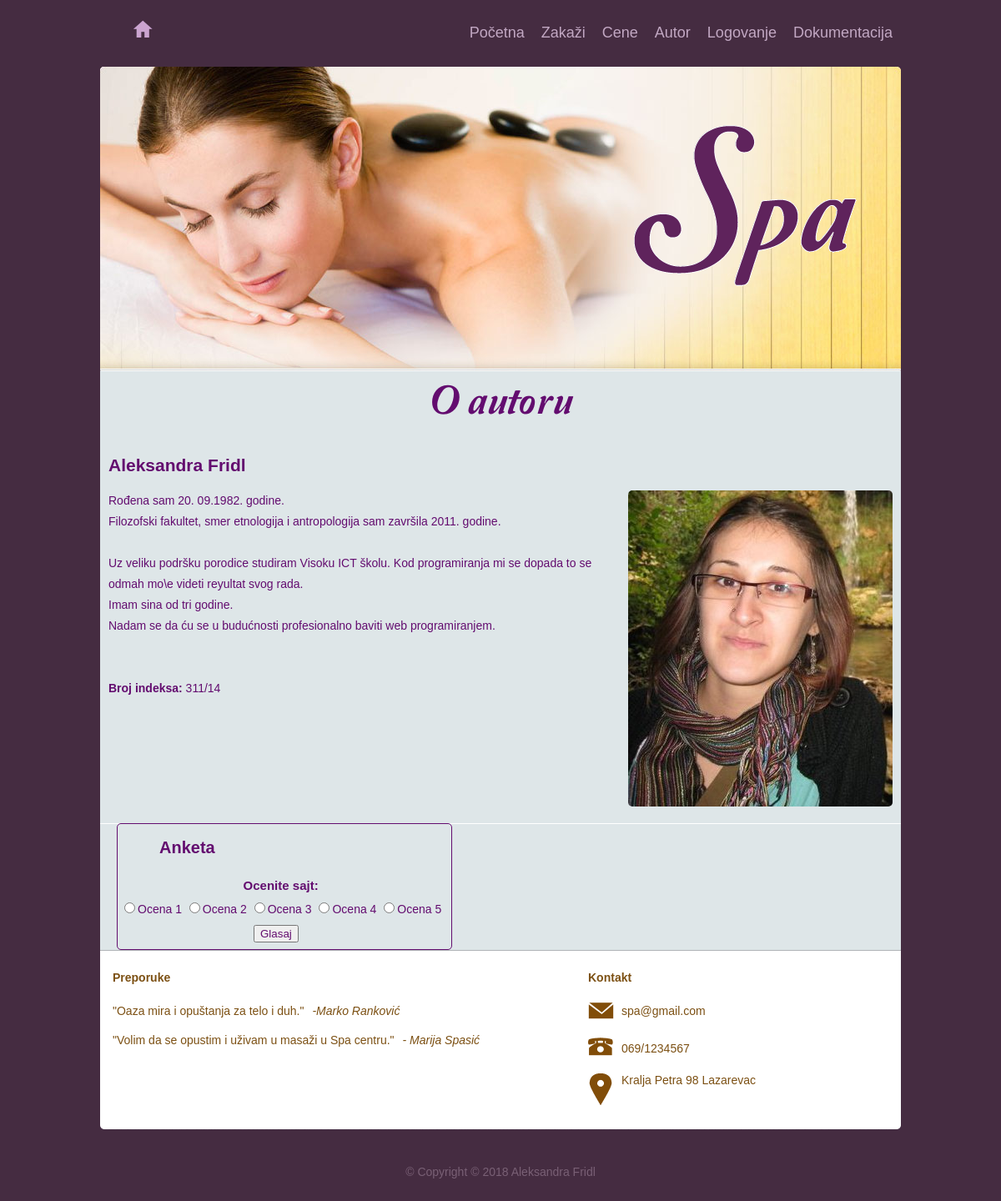
Page /index.php?page=autor on the committed database.
### tables this page shows
CREATE TABLE `meni` (
  `id_meni` int(50) NOT NULL,
  `naziv_meni` varchar(255) NOT NULL,
  `korisnik_meni` int(50) NOT NULL,
  `admin_meni` int(50) NOT NULL,
  `posetioc_meni` int(50) NOT NULL,
  `link` varchar(255) NOT NULL
);

CREATE TABLE `autor` (
  `id_podaci` int(50) NOT NULL,
  `imePrezime` varchar(150) NOT NULL,
  `tekst` text NOT NULL,
  `br_indeks` varchar(15) NOT NULL,
  `slika_putanja` varchar(255) NOT NULL
);

CREATE TABLE `pitanja` (
  `id_pitanja` int(50) NOT NULL,
  `naziv_pitanja` varchar(150) NOT NULL,
  `aktivno_pitanje` int(50) NOT NULL
);

CREATE TABLE `odgovori` (
  `id_odgovor` int(50) NOT NULL,
  `ime_odgovor` varchar(150) NOT NULL,
  `glas_odgovor` int(50) NOT NULL,
  `pitanja_id` int(50) NOT NULL
);

### views/autor.php (the view, shortened to what this page needs)
<div id="body"> <a id="logo" href="index.html"><img src="images/logo.gif" width="272" height="201" alt="spa" title="spa"></a>
	<div class="content">
		<h3>O autoru</h3>
		<?php
			$upit = "SELECT * FROM autor";
			$izvrsenje = $konekcija->prepare($upit);
			$izvrsenje->execute();
			$rezultat1 = $izvrsenje->fetch();
		?>
		<h2 class="naslov">Aleksandra Fridl</h2>
		<ul>
			<li>
				<img src="<?= $rezultat1->slika_putanja?>" width="317" height="379" alt="<?= $rezultat1->imePrezime ?>"></a>
				<?=$rezultat1->tekst?></br></br>
				<b>Broj indeksa: </b><?= $rezultat1->br_indeks?>
			</li>
		</ul>
		<div id="anketa">
			<div class="levo">
				<h2 class="naslov">Anketa</h2>
					<table class="anketa">
						<tr>
							<?php
								$upit = "SELECT naziv_pitanja FROM pitanja WHERE aktivno_pitanje = 1";
								$rezultat2 = $konekcija->query($upit)->fetch();
							?>
							<th><?= $rezultat2->naziv_pitanja ?></th>
						</tr>
						<?php
							$upit = "SELECT p.*, o.id_odgovor, o.ime_odgovor, o.pitanja_id FROM pitanja p INNER JOIN odgovori o ON p.id_pitanja = o.pitanja_id WHERE p.aktivno_pitanje = 1";
							$rezultat3 = $konekcija->query($upit)->fetchAll();
							?>
							<tr>
							<td>
							<?php
							foreach($rezultat3 as $rez):
						?>
								<input type="radio" name="rbAnketa" value="<?= $rez->id_odgovor ?>"/><?= $rez->ime_odgovor?>
						<?php
							endforeach;
						?>
						</td>
						</tr>
						<tr>
							<td>
								<input type="button" name="btnGlasaj" id="btnGlasaj" value="Glasaj"/>
							</td>
						</tr>
					</table>
			</div>
			<div class="desno">
			</div>
		</div>
	</div>
</div>

### views/nav.php (shortened to what this page needs)
<body>
    <div id="page">
        <div id="header">
            <ul class="section">
                <li><a class="home" href="index.php?page=spaIndex">&nbsp;</a></li>
            </ul>
            <ul class="navigation">
                <?php
                if (!isset($_SESSION['korisnik'])):
                    $upit = "SELECT * FROM meni WHERE posetioc_meni=1";
                    $upit = $konekcija->query($upit);
                    $rezultat = $upit->fetchAll();
                    foreach ($rezultat as $rez):
                        if ($rez->link == "cene"):
                            ?>
                            <li><a href="index.php?page=<?= $rez->link ?>&id=1"><?= $rez->naziv_meni ?></a></li>
                            <?php
                        else:
                            ?>
                            <li><a href="index.php?page=<?= $rez->link ?>"><?= $rez->naziv_meni ?></a></li>
                        <?php
                        endif;
                    endforeach;
                    ?>
                    <li><a href="index.php?page=logovanje">Logovanje</a></li>
                    <li><a href="doc/DokumentacijaSpa.pdf">Dokumentacija</a></li>
                <?php endif; ?>
            </ul>
        </div>

### css/style.css (style rules this page uses)
body { margin:0; padding:0; font-family: Arial, Verdana, Helvetica, sans-serif; font-size: 14px; line-height: 25px; background-color:#452c41; }
#page { width:960px; margin:0 auto; color: #c2a8c3; }
#page #header { height:80px; width:960px; overflow:hidden; }
#page #header ul.section { height:0 auto; overflow:hidden; list-style-type:none; width:100px; }
#page #header ul.section li { float:left; }
#page #header ul.section li a { text-decoration:none; margin:10px 5px 0 0; }
#page #header ul.section li a.home { background: url("../images/icon.gif"); background-position: 0 -278px; width: 23px; height: 21px; display:block; width:30px; height:21px; }
#page #header ul.navigation { overflow:hidden; height:0 auto; float:right; list-style-type:none; margin-top:-60px; }
#page #header ul.navigation li { float:left; padding:0 10px; height:80px; line-height:80px; }
#page #header ul.navigation li a { text-decoration:none; color:#c2a8c3; font-size:18px; }
#page #body { background: url("../images/bg-page.jpg"); background-position: center top; background-repeat:no-repeat; background-color:#dee6e8; width:960px; padding-top:140px; overflow:hidden; }
#page #body a#logo { position:relative; top:-75px; left:635px; text-decoration:none; }
#page #body a#logo img { border:0; }
#page #body .content { background: url("../images/bg-content-top.jpg"); background-repeat:no-repeat; background-position:-top center; background-color:#dee6e8; color:#630C6f; padding: 20px 10px 0px 10px; width: 940px; border-style: solid; border-bottom: thin solid #FFFFFF; border-width: thin 0 1px; border-top:none; }
#page #body .content h3 { width:940px; height:79px; margin:0 auto; line-height:70px; text-align:center; font-family:Arial; font-size:50px; color:#630c6f; font-family: 'Conv_Amperzand'; font-weight:normal; }
#page #body .content ul { list-style-type:none; overflow:hidden; width:940px; margin:0; padding:0; }
#page #body .content ul li { clear:none; overflow:hidden; margin:0 0 20px 0; padding:0; }
#page #body .content ul li img { float:right; margin-left:10px; border:0; border-radius:5px; }
#page #body .content .naslov { color:#630C6F; }
#page #body .content .levo .naslov { color: #630C6F; font-size: 20px; text-decoration: none; }
#page #body .levo { width:350px; height:130px; float:left; }
#page #body .content #anketa .levo { border:1px solid #630C6F; border-radius:5px; width:400px; height:150px; margin-left:10px; float:left; }
#page #body .content #anketa .desno { width:400px; height:150px; margin-right:10px; float:right; }
#page #body .content #anketa .levo .naslov { color:#630C6F; padding-left:50px; }
#page #body .content #anketa .levo .anketa tbody tr th { color:#630C6F; font-size:15px; }
#page #body .content #anketa .levo .anketa tbody tr td { color:#630C6F; }
#page #body .content #anketa .levo .anketa tbody tr td #btnGlasaj { margin-left:160px; color:#630C6F; }
#page #body .content table tr td { color: #630C6F; }

### rows in the picture
meni: naziv_meni "Početna"
meni: naziv_meni "Zakaži"
meni: naziv_meni "Cene"
meni: naziv_meni "Autor"
autor: slika_putanja (picture), tekst "Rođena sam 20. 09.1982. godine. Filozofski fakultet, smer etnologija i antropologija sam završila 2011. godine. Uz veliku podršku porodice studiram Visoku ICT školu. Kod programiranja mi se dopada to se odmah mo\\e videti reyultat svog rada. Imam sina od tri godine. Nadam se da ću se u budućnosti profesionalno baviti web programiranjem.", br_indeks "311/14"
pitanja: naziv_pitanja "Ocenite sajt:"
odgovori: ime_odgovor "Ocena 1"
odgovori: ime_odgovor "Ocena 2"
odgovori: ime_odgovor "Ocena 3"
odgovori: ime_odgovor "Ocena 4"
odgovori: ime_odgovor "Ocena 5"
